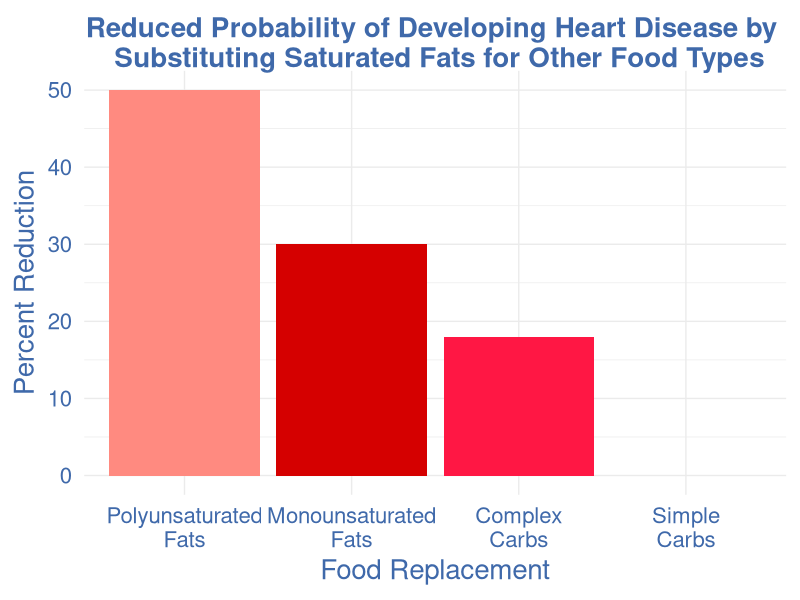

Generate this figure with R:
#Install Packages
list.of.packages <- c("ggplot2", "ggthemes")
new.packages <- list.of.packages[!(list.of.packages %in% installed.packages()[,"Package"])]
if(length(new.packages)) install.packages(new.packages)
lapply(list.of.packages, require, character.only = TRUE)

## theme

# https://material.io/design/color/the-color-system.html#tools-for-picking-colors
pal_heart <- c("#FF8A80", "#D50000", "#FF1744",  "#FF5252", "#B71C1C","#7f0000")
blue_heart <- "#3F69AA"

############# color pieces!
scale_fill_heart <- function(){
  
  structure(list(
    scale_fill_manual(values=pal_heart)
  ))
}

scale_color_discrete_heart <- function(){
  
  structure(list(
    scale_color_manual(values=pal_heart)
  ))
}

scale_color_continuous_heart <- function(){
  
  structure(list(
    scale_color_gradientn(colours = pal_heart)
  ))
}
##################################

theme_heart <- function(base_size = 20, base_family = "Helvetica",
                        base_line_size = base_size / 42,
                        base_rect_size = base_size / 42) {
  # Starts with theme_bw and remove most parts
  theme_bw(
    base_size = base_size,
    base_family = base_family,
    base_line_size = base_line_size,
    base_rect_size = base_rect_size
  ) %+replace%
    theme(
      axis.ticks      = element_blank(),
      axis.text       = element_text(size = 16,color=blue_heart),
      axis.title = element_text(color = blue_heart),
      legend.background = element_blank(),
      legend.key        = element_blank(),
      legend.title = element_blank(),
      panel.background   = element_blank(),
      panel.border      = element_blank(),
      strip.background  = element_blank(),
      plot.title = element_text(color = blue_heart, face = "bold"),
      plot.background   = element_blank(),
      
      complete = TRUE
    )
}

#Use stringr to modify titles 
library(stringr)
# Set working directory
setwd("~/Documents/GradSchool/MSDS455/git_repos/MSDS455_Charlie/data")

# Create fake data to recreate graph (http://www.thederrick.com/news/features/experts-heart-healthy-diet-as-effective-as-statins/article_aa659f95-386b-5249-b7ae-1b06ad201b32.html)
diet_data <- data.frame(replacement = c("Polyunsaturated Fats",
                                        "Monounsaturated Fats",
                                        "Complex Carbs",
                                        "Simple Carbs"),
                        reduction = c(50, 30, 18, 0))

# Simple bar graph
b <- ggplot(diet_data, aes(x = reorder(replacement, -reduction), y = reduction)) + 
  xlab("Food Replacement") +
  ylab("Percent Reduction") +
  geom_bar(stat = "identity", fill = c("#FF8A80", 
                                       "#D50000", 
                                       "#FF1744",
                                       "#B71C1C"))
b + scale_color_discrete_heart() + 
  theme_heart() + 
  scale_x_discrete(labels = function(x) str_wrap(x, width = 10)) + 
  ggtitle("Reduced Probability of Developing Heart Disease by \n Substituting Saturated Fats for Other Food Types") 


